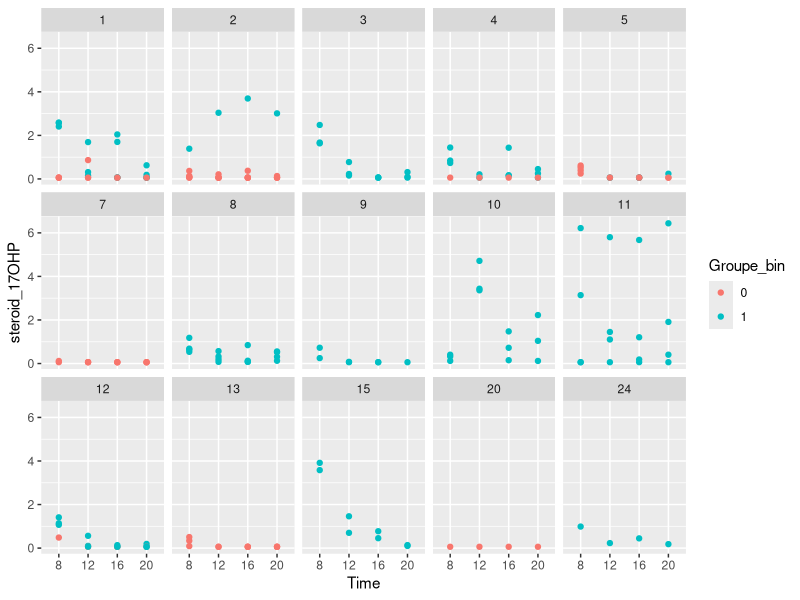
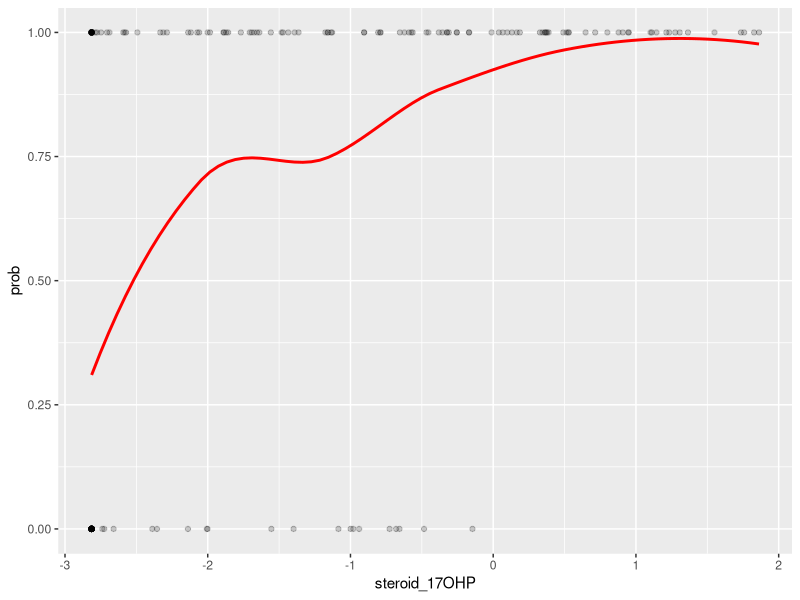

The R source for these figures, in order:
## ---- chunk 1
library(lme4)
library(dplyr)
library(readxl)
library(stringr)
library(tidyr)
library(ggplot2)
## ---- chunk 2
df <- read_excel("Data_salive_steroides_cinetique.xlsx")
head(df)
## ---- chunk 3
df <- df %>%
  pivot_longer(
    cols = c(`8h_17OHP`, `12h_17OHP`, `16h_17OHP`, `20h_17OHP`),
    names_to = "Time",
    values_to = "steroid_17OHP"
  ) %>%
  mutate(
    # Nettoyer l'heure pour avoir un truc propre
    Time = factor(Time,
                  levels = c("8h_17OHP", "12h_17OHP", "16h_17OHP", "20h_17OHP"),
                  labels = c("8", "12", "16", "20")),
    Groupe_bin = ifelse(Groupe == "Gp non contrôlé", 1, 0),
    Groupe_bin = factor(Groupe_bin),
    Gender = factor(Gender),
    `Puberty stage` = factor(`Puberty stage`),
    Patient_number = factor(`Patient number`)
  )
## ---- chunk 4
df <- df %>%
  mutate(
    Puberty_stage_simple = case_when(
      `Puberty stage` %in% c(1, 2) ~ "prepubertal",
      TRUE ~ "pubertal"
    ),
    Puberty_stage_simple = factor(Puberty_stage_simple)
  )
## ---- chunk 5
df_d<- df %>%
  select(Patient_number, Gender, Puberty_stage_simple,
         Time, steroid_17OHP, Groupe_bin)
## ---- chunk 6

ggplot(df_d, aes(x = Time, y =  steroid_17OHP, color=Groupe_bin)) +
  geom_point()+facet_wrap(facets = vars(Patient_number), nrow = 3)
## ---- chunk 7
mod_17ohp <- glmer(
  Groupe_bin ~ log(steroid_17OHP + 1e-6) +
    Gender  + Puberty_stage_simple+
    (1 | Patient_number),
  data = df_d,
  family = binomial,
  control = glmerControl(optimizer = "bobyqa")
)
summary(mod_17ohp)
## ---- chunk 8
ranef(mod_17ohp)
## ---- chunk 9
df_model <- model.frame(mod_17ohp)# uniquement les lignes complètes

df_model$steroid_17OHP <- model.frame(mod_17ohp)[[ "log(steroid_17OHP + 1e-06)" ]]
df_model$fitted <- fitted(mod_17ohp)
df_model$prob <- fitted(mod_17ohp)

df_model <- df_model[order(df_model$steroid_17OHP), ]
# Plot
library(ggplot2)
ggplot(df_model, aes(x = steroid_17OHP, y = prob)) +
  geom_point(aes(y = as.numeric(Groupe_bin)-1), alpha = 0.2) +
  geom_smooth(method = "loess", se = FALSE, color = "red", span = 0.8)
